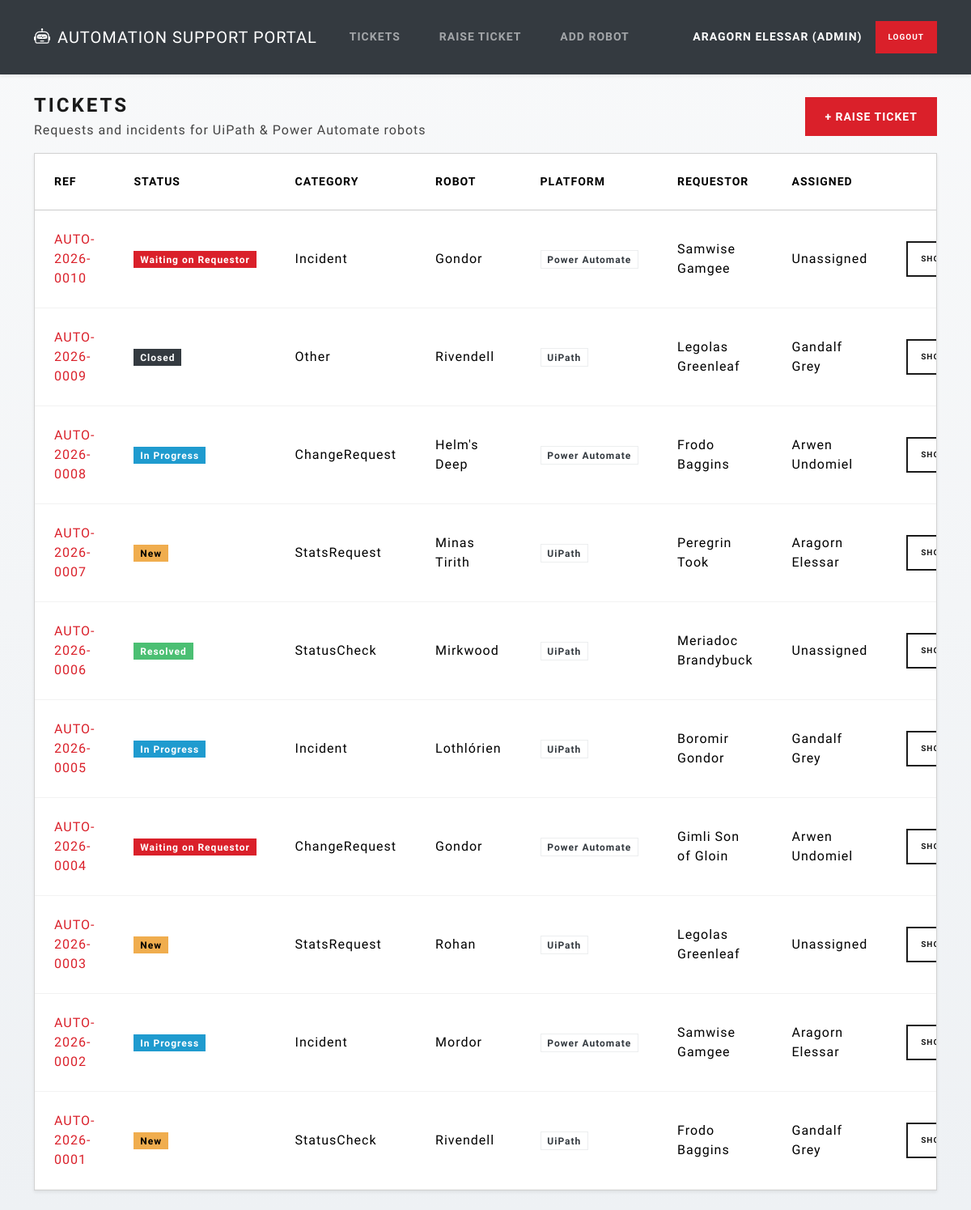
The app's page /tickets (signed in) with its own data.
### models.py (models this page shows, shortened)
class User(db.Model):
    id = db.Column(db.Integer, primary_key=True)
    name = db.Column(db.String(80), nullable=False)
    email = db.Column(db.String(120), unique=True, nullable=False)  # Email must be unique
    role = db.Column(db.String(10), nullable=False, default="regular")
    password_hash = db.Column(db.String(255), nullable=False)  # Stored as a hash

class Ticket(db.Model):
    id = db.Column(db.Integer, primary_key=True)
    ticket_ref = db.Column(db.String(30), unique=True, nullable=False)
    robot_id = db.Column(db.Integer, db.ForeignKey("robot.id"), nullable=False)
    robot = db.relationship("Robot", backref=db.backref("tickets", lazy=True))
    created_by_user_id = db.Column(db.Integer, db.ForeignKey("user.id"), nullable=False)
    created_by = db.relationship("User", foreign_keys=[created_by_user_id])
    assigned_to_user_id = db.Column(db.Integer, db.ForeignKey("user.id"), nullable=True)
    assigned_to = db.relationship("User", foreign_keys=[assigned_to_user_id])
    category = db.Column(db.String(30), nullable=False)
    subject = db.Column(db.String(140), nullable=False)
    description = db.Column(db.Text, nullable=False)
    status = db.Column(db.String(30), nullable=False, default="New")
    updated_at = db.Column(db.DateTime, default=lambda: datetime.now(UTC), onupdate=lambda: datetime.now(UTC))

class Robot(db.Model):
    id = db.Column(db.Integer, primary_key=True)
    name = db.Column(db.String(120), nullable=False)
    platform = db.Column(db.String(40), nullable=False)
    is_active = db.Column(db.Boolean, nullable=False, default=True)

### app.py (the view)
@app.route("/tickets")  # Display all tickets
@login_required
def list_tickets():
    tickets = Ticket.query.order_by(Ticket.updated_at.desc()).all()
    return render_template("tickets.html", tickets=tickets)

### helpers.py (called while the page is built)
def login_required(view_func):  # redirect unauthenticated users to the login page
    @wraps(view_func)
    def wrapper(*args, **kwargs):
        if "user_id" not in session:
            return redirect(url_for("login"))
        return view_func(*args, **kwargs)
    return wrapper

### templates/tickets.html (shortened to what this page needs)
{% extends "base.html" %}
{% block content %}
<div class="d-flex justify-content-between align-items-center mb-3">
  <div>
    <h1 class="h3 mb-1">Tickets</h1>
    <div class="text-muted">Requests and incidents for UiPath &amp; Power Automate robots</div>
  </div>
  <a class="btn btn-primary" href="{{ url_for('add_ticket') }}">+ Raise ticket</a>
</div>
<div class="card shadow-sm">
  <div class="card-body p-0">
    {% if tickets %}
      <div class="table-responsive">
        <table class="table table-hover align-middle mb-0">
          <thead class="table-light">
            <tr>
              <th>Ref</th>
              <th>Status</th>
              <th>Category</th>
              <th>Robot</th>
              <th>Platform</th>
              <th>Requestor</th>
              <th>Assigned</th>
              <th class="text-end">Actions</th>
            </tr>
          </thead>
          <tbody>
            {% for t in tickets %}
            <tr>
              <td class="fw-semibold">
                <a class="text-decoration-none" href="{{ url_for('ticket_detail', ticket_id=t.id) }}">
                  {{ t.ticket_ref }}
                </a>
              </td>
              <td>
                {% set badge = "secondary" %}
                {% if t.status == "New" %}{% set badge = "warning" %}{% endif %}
                {% if t.status == "In Progress" %}{% set badge = "info" %}{% endif %}
                {% if t.status == "Waiting on Requestor" %}{% set badge = "primary" %}{% endif %}
                {% if t.status == "Resolved" %}{% set badge = "success" %}{% endif %}
                {% if t.status == "Closed" %}{% set badge = "dark" %}{% endif %}
                <span class="badge text-bg-{{ badge }}">{{ t.status }}</span>
              </td>
              <td>{{ t.category }}</td>
              <td>{{ t.robot.name }}</td>
              <td><span class="badge text-bg-light text-dark border">{{ t.robot.platform }}</span></td>
              <td>{{ t.created_by.name }}</td>
              <td>{{ t.assigned_to.name if t.assigned_to else "Unassigned" }}</td>
              <td class="text-end">
                <div class="d-inline-flex gap-1">
                  <a class="btn btn-sm btn-outline-primary" href="{{ url_for('ticket_detail', ticket_id=t.id) }}">Show</a>
                </div>
              </td>
            </tr>
            {% endfor %}
          </tbody>
        </table>
      </div>
    {% else %}
      <div class="p-4">
        <div class="alert alert-info mb-0">
          No tickets yet. Add a robot first, then raise a ticket.
        </div>
      </div>
    {% endif %}
  </div>
</div>
{% endblock %}

### templates/base.html (shortened to what this page needs)
<!doctype html>
<html lang="en">
<head>
  <link href="https://cdn.jsdelivr.net/npm/bootswatch@5.3.3/dist/lux/bootstrap.min.css" rel="stylesheet">
  <link href="https://cdn.jsdelivr.net/npm/bootstrap-icons@1.11.3/font/bootstrap-icons.css" rel="stylesheet">
</head>
<body>
<nav class="navbar navbar-expand-lg navbar-dark bg-dark shadow-sm">
  <div class="container">
    <a class="navbar-brand fw-semibold" href="{{ url_for('list_tickets') }}">
      <i class="bi bi-robot me-2"></i>Automation Support Portal
    </a>
    <div class="collapse navbar-collapse" id="nav">
      {% if session.get("user_id") %}
        <ul class="navbar-nav me-auto">
          <li class="nav-item">
            <a class="nav-link" href="{{ url_for('list_tickets') }}">Tickets</a>
          </li>
          <li class="nav-item">
            <a class="nav-link" href="{{ url_for('add_ticket') }}">Raise Ticket</a>
          </li>
          {% if session.get("user_role") == "admin" %}
          <li class="nav-item">
            <a class="nav-link" href="{{ url_for('add_robot') }}">Add Robot</a>
          </li>
          {% endif %}
        </ul>
        <span class="navbar-text text-white small me-3">
          {{ session.get("user_name") }} ({{ session.get("user_role") }})
        </span>
        <a class="btn btn-primary btn-sm" href="{{ url_for('logout') }}">Logout</a>
      {% else %}
        <ul class="navbar-nav me-auto"></ul>
        <a class="btn btn-outline-light btn-sm me-2" href="{{ url_for('login') }}">Login</a>
        <a class="btn btn-primary btn-sm" href="{{ url_for('register') }}">Register</a>
      {% endif %}
    </div>
  </div>
</nav>
<main class="container py-4">
  {% block content %}{% endblock %}
</main>
</body>
</html>

### templates/base.html (style rules this page uses)
:root { --bs-primary: #da202a; --bs-primary-rgb: 218, 32, 42; --bs-body-color: #111111; --bs-body-font-size: 1rem; }
body { background: linear-gradient(180deg, #f8f9fa 0%, #eef1f4 100%); min-height: 100vh; font-size: 1rem; color: #111111; }
p, li, td, th, dd, dt, label, span, div { color: #111111; }
.text-muted { color: #444444 !important; }
.small, small { color: #444444; font-size: 0.875rem; }
.table { color: #111111; font-size: 1rem; }
.btn-primary { background-color: #da202a; border-color: #da202a; }
a { color: #da202a; }

### records on screen
User: get "ARAGORN ELESSAR"
Ticket: ticket_ref "AUTO-2026-0010", status "Waiting on Requestor", category "Incident", robot.name "Gondor", robot.platform "Power Automate", created_by.name "Samwise Gamgee", assigned_to "Unassigned"
Ticket: ticket_ref "AUTO-2026-0009", status "Closed", category "Other", robot.name "Rivendell", robot.platform "UiPath", created_by.name "Legolas Greenleaf", assigned_to "Gandalf Grey"
Ticket: ticket_ref "AUTO-2026-0008", status "In Progress", category "ChangeRequest", robot.name "Helm's Deep", robot.platform "Power Automate", created_by.name "Frodo Baggins", assigned_to "Arwen Undomiel"
Ticket: ticket_ref "AUTO-2026-0007", status "New", category "StatsRequest", robot.name "Minas Tirith", robot.platform "UiPath", created_by.name "Peregrin Took", assigned_to "Aragorn Elessar"
Ticket: ticket_ref "AUTO-2026-0006", status "Resolved", category "StatusCheck", robot.name "Mirkwood", robot.platform "UiPath", created_by.name "Meriadoc Brandybuck", assigned_to "Unassigned"
Ticket: ticket_ref "AUTO-2026-0005", status "In Progress", category "Incident", robot.name "Lothlórien", robot.platform "UiPath", created_by.name "Boromir Gondor", assigned_to "Gandalf Grey"
Ticket: ticket_ref "AUTO-2026-0004", status "Waiting on Requestor", category "ChangeRequest", robot.name "Gondor", robot.platform "Power Automate", created_by.name "Gimli Son of Gloin", assigned_to "Arwen Undomiel"
Ticket: ticket_ref "AUTO-2026-0003", status "New", category "StatsRequest", robot.name "Rohan", robot.platform "UiPath", created_by.name "Legolas Greenleaf", assigned_to "Unassigned"
Ticket: ticket_ref "AUTO-2026-0002", status "In Progress", category "Incident", robot.name "Mordor", robot.platform "Power Automate", created_by.name "Samwise Gamgee", assigned_to "Aragorn Elessar"
Ticket: ticket_ref "AUTO-2026-0001", status "New", category "StatusCheck", robot.name "Rivendell", robot.platform "UiPath", created_by.name "Frodo Baggins", assigned_to "Gandalf Grey"

### other values on screen
{{ session.get("user_role") }} "ADMIN"
